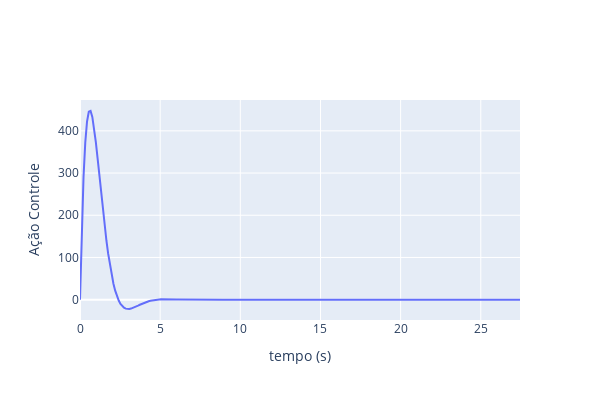

Notebook code for this chart:
### Code cell
# Análise ação de controle:
ftAC = tf([ki], [1,0])/(1+MA)
analiseDegrau(ftAC, "Ação Controle", False)

### Figure 1 — Plotly figure (JSON) as saved in the notebook; plotly's stock layout.template omitted (floating-point values rounded to 4 significant figures; data arrays with more than 128 entries replaced by an {"elided": "..."} marker saying what was removed)
{"data": [{"mode": "lines", "name": "Ação Controle", "type": "scatter", "x": {"elided": "251 float values"}, "y": {"elided": "251 float values"}}], "layout": {"height": 400, "width": 600, "xaxis": {"title": {"text": "tempo (s)"}}, "yaxis": {"title": {"text": "Ação Controle"}}}}
